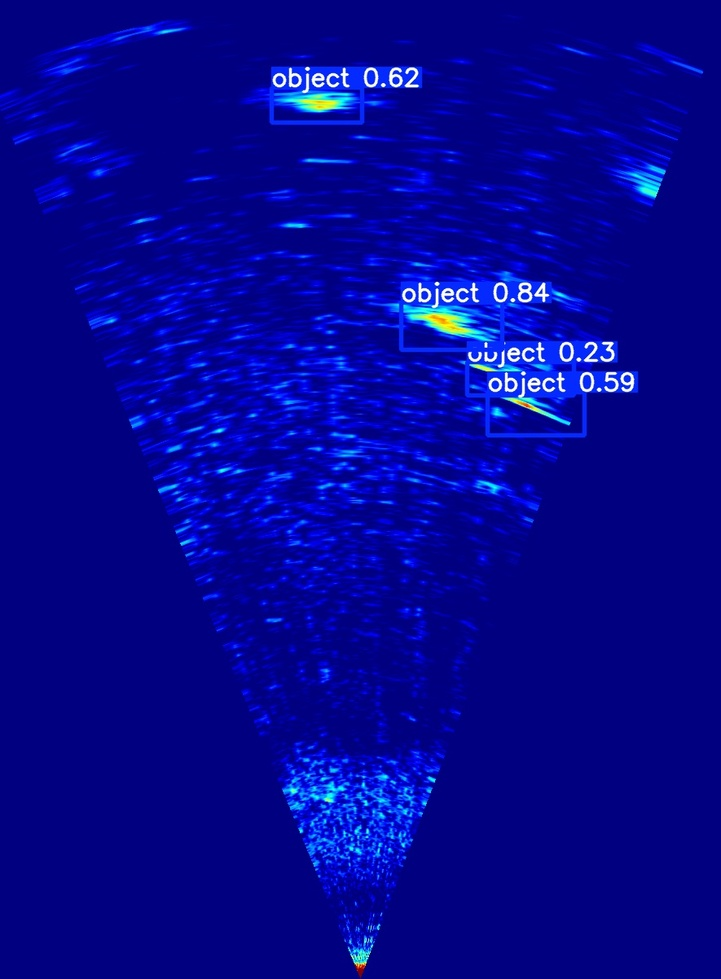
#> input picture SaveData/dp1__4_dp_pre_pros_sonar_scan.jpg, 721 x 979 px, shrunk from 885 x 1202 before the run; its folder holds only this picture in this run
$ python -i baseline_redexcess.py   (imports and definitions only)
#> lines starting #> are read from the running program, lines starting #| are printed output that depends on the picture; after the words box and inside, x2 and y2 are one past the last pixel; in counts of white or black regions, pixels touching at a corner belong together
import os
import cv2
import numpy as np
import pandas as pd
from dataclasses import dataclass
from typing import List, Tuple, Optional


@dataclass
class Det:
    image: str
    x1: int
    y1: int
    x2: int
    y2: int
    score: float            # proxy (0-1)
    mean_redex: float       # 0-255
    cls: str                # low/medium/high


def compute_red_excess(bgr: np.ndarray) -> np.ndarray:
    """
    red_excess = max(0, R - max(G,B))
    Input: BGR uint8
    Output: uint8 [0..255]
    """
    b = bgr[:, :, 0].astype(np.int16)
    g = bgr[:, :, 1].astype(np.int16)
    r = bgr[:, :, 2].astype(np.int16)
    mx = np.maximum(g, b)
    red_ex = r - mx
    red_ex[red_ex < 0] = 0
    return red_ex.astype(np.uint8)


def threshold_mask(red_ex: np.ndarray,
                   method: str = "percentile",
                   p: float = 99.5,
                   k: float = 2.0) -> np.ndarray:
    """
    Produz máscara binária (0/255) a partir de red_ex.
    method:
      - "percentile": T = percentile(red_ex>0, p)
      - "meanstd":    T = mean + k*std  (em red_ex>0)
      - "otsu":       Otsu em red_ex (mas geralmente pior em sonar)
    """
    nz = red_ex[red_ex > 0]
    if nz.size == 0:
        return np.zeros_like(red_ex, dtype=np.uint8)

    if method == "percentile":
        T = np.percentile(nz, p)
    elif method == "meanstd":
        T = float(nz.mean() + k * nz.std())
    elif method == "otsu":
        # Otsu precisa de imagem 8-bit; aplica em tudo
        _, mask = cv2.threshold(red_ex, 0, 255, cv2.THRESH_BINARY + cv2.THRESH_OTSU)
        return mask
    else:
        raise ValueError("method must be: percentile | meanstd | otsu")

    mask = (red_ex >= T).astype(np.uint8) * 255
    return mask


def clean_mask(mask: np.ndarray,
               open_iter: int = 0,
               close_iter: int = 1,
               dilate_iter: int = 1,
               ksize: int = 3) -> np.ndarray:
    k = cv2.getStructuringElement(cv2.MORPH_ELLIPSE, (ksize, ksize))
    m = mask
    if open_iter > 0:
        m = cv2.morphologyEx(m, cv2.MORPH_OPEN, k, iterations=open_iter)
    if close_iter > 0:
        m = cv2.morphologyEx(m, cv2.MORPH_CLOSE, k, iterations=close_iter)
    if dilate_iter > 0:
        m = cv2.dilate(m, k, iterations=dilate_iter)
    return m


def find_blobs(mask: np.ndarray,
               min_area: int = 40,
               max_area: Optional[int] = None) -> List[np.ndarray]:
    contours, _ = cv2.findContours(mask, cv2.RETR_EXTERNAL, cv2.CHAIN_APPROX_SIMPLE)
    keep = []
    H, W = mask.shape[:2]
    if max_area is None:
        max_area = int(0.20 * H * W)  # evita blobs gigantes (ruído colado)

    for c in contours:
        area = cv2.contourArea(c)
        if area < min_area or area > max_area:
            continue
        keep.append(c)
    return keep


def classify_by_blob_mean(red_ex: np.ndarray,
                          contours: List[np.ndarray]) -> Tuple[List[Tuple[float, str]], Tuple[float, float]]:
    """
    Classifica por mean(red_ex) dentro de cada blob.
    Thresholds por imagem (p33,p66) nos pixels das regiões detectadas.
    Retorna:
      - lista (mean, cls) por contorno
      - (p33, p66)
    """
    # valores nas regiões detectadas
    union = np.zeros_like(red_ex, dtype=np.uint8)
    cv2.drawContours(union, contours, -1, 255, thickness=-1)
    vals = red_ex[union > 0]
    if vals.size == 0:
        return [(0.0, "low") for _ in contours], (0.0, 0.0)

    p33, p66 = np.percentile(vals, [33, 66])

    out = []
    for c in contours:
        blob = np.zeros_like(red_ex, dtype=np.uint8)
        cv2.drawContours(blob, [c], -1, 255, thickness=-1)
        v = red_ex[blob > 0]
        if v.size:
            v_sorted = np.sort(v)
            top = v_sorted[int(0.90 * len(v_sorted)):]   # top 10%
            m = float(top.mean()) if top.size else float(v.mean())
        else:
             m = 0.0
        if m < p33:
            cls = "low"
        elif m < p66:
            cls = "medium"
        else:
            cls = "high"
        out.append((m, cls))

    return out, (float(p33), float(p66))


def run_baseline_on_image(img_path: str,
                          thr_method: str = "percentile",
                          p: float = 99.5,
                          k: float = 2.0,
                          median_ksize: int = 3,
                          min_area: int = 40) -> Tuple[List[Det], np.ndarray]:
#> called with thr_method = 'percentile', p = 99.5, k = 2, median_ksize = 3, min_area = 40
    bgr = cv2.imread(img_path, cv2.IMREAD_COLOR)
#> bgr is the input picture: shape (979, 721, 3); mean B, G, R 144.5, 6, 3.5
    if bgr is None:
        raise FileNotFoundError(f"Cannot read: {img_path}")

    red_ex = compute_red_excess(bgr)
#> in compute_red_excess, `b = bgr[:, :, 0].astype(np.int16)`:
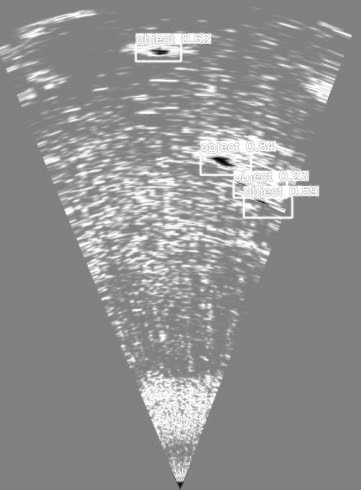
#> b: shape (979, 721) int16 (shown at 1/2 size); min 0, max 255, mean 144.5
#> in compute_red_excess, `g = bgr[:, :, 1].astype(np.int16)`:
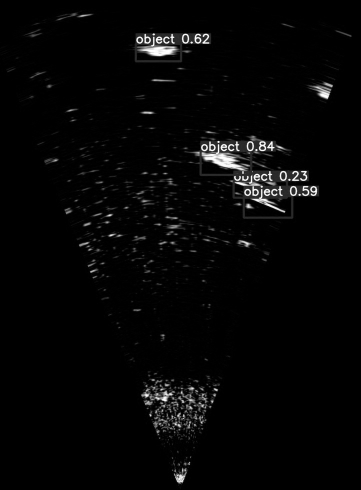
#> g: shape (979, 721) int16 (shown at 1/2 size); min 0, max 255, mean 6
#> in compute_red_excess, `r = bgr[:, :, 2].astype(np.int16)`:
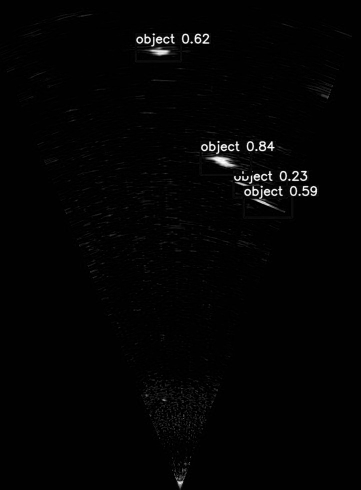
#> r: shape (979, 721) int16 (shown at 1/2 size); min 0, max 255, mean 3.5
#> in compute_red_excess, `red_ex = r - mx`:
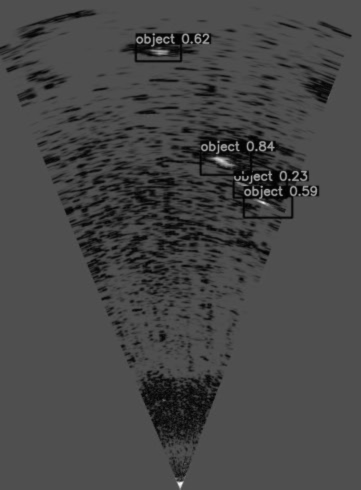
#> red_ex: shape (979, 721) int16 (shown at 1/2 size); min -255, max 155, mean -141.2; drawn with min black and max white

    if median_ksize >= 3:
        red_ex = cv2.medianBlur(red_ex, median_ksize)

    mask = threshold_mask(red_ex, method=thr_method, p=p, k=k)
#> in threshold_mask, `nz = red_ex[red_ex > 0]`: nz = 272 values, max 141 at index 225, min 1 at index 0, mean 51.33
#> in threshold_mask, `T = np.percentile(nz, p)`: T = 141
#> in threshold_mask, `mask = (red_ex >= T).astype(np.uint8) * 255`:
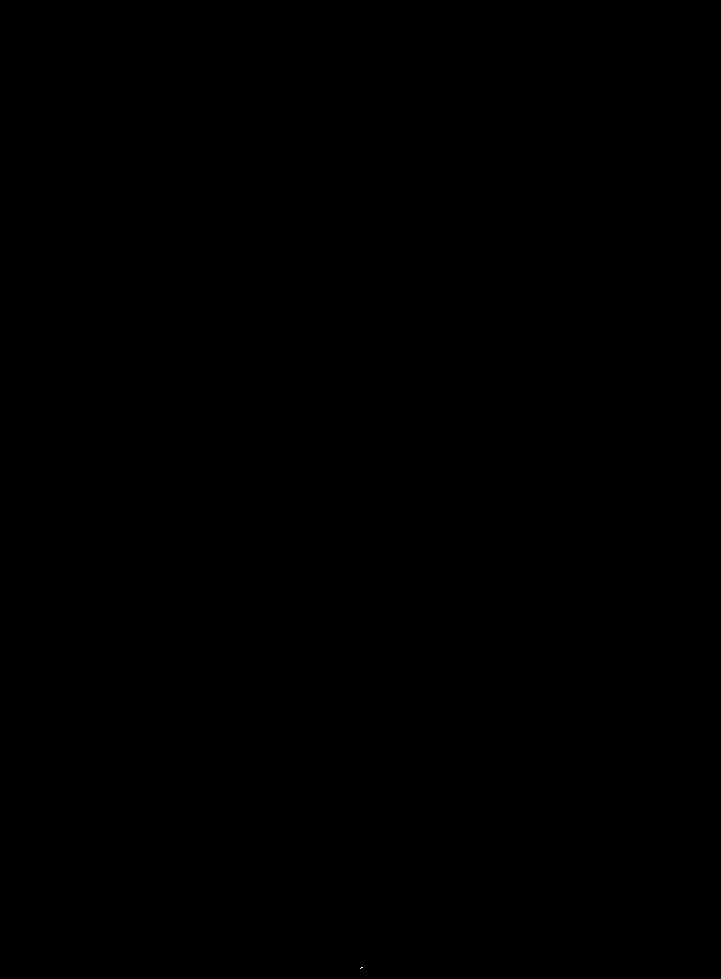
#> mask: shape (979, 721); 0% white in thin lines or dots, all inside (x1, y1, x2, y2) = (360, 967, 363, 969)
    mask = clean_mask(mask, open_iter=0, close_iter=1, dilate_iter=1, ksize=3)

    contours = find_blobs(mask, min_area=min_area)
#> in find_blobs, `contours, _ = cv2.findContours(mask, cv2.RETR_EXTERNAL, cv2.CHAIN_APPR..`: contours = 1 item
#> the loop in find_blobs, `for c in contours:` made 1 pass
#> area on pass 1: 6
#> after the loop in find_blobs, `for c in contours:`: keep = []
#> contours = []

    (means_and_cls, _) = classify_by_blob_mean(red_ex, contours)
#> in classify_by_blob_mean, `vals = red_ex[union > 0]`: vals = empty array
#> means_and_cls = []

    dets: List[Det] = []
    out = bgr.copy()

    for c, (m, cls) in zip(contours, means_and_cls):
        x, y, w, h = cv2.boundingRect(c)
        x1, y1, x2, y2 = x, y, x + w, y + h

        score = float(np.clip(m / 255.0, 0, 1))

        dets.append(Det(
            image=os.path.basename(img_path),
            x1=x1, y1=y1, x2=x2, y2=y2,
            score=score,
            mean_redex=m,
            cls=cls
        ))

        cv2.rectangle(out, (x1, y1), (x2, y2), (255, 255, 255), 2)
        label = f"{cls} | s={score:.2f} | m={m:.2f}"
        cv2.putText(out, label, (x1, max(0, y1 - 6)),
                    cv2.FONT_HERSHEY_SIMPLEX, 0.45, (255, 255, 255), 1, cv2.LINE_AA)
#> this loop made 0 passes
#> after the loop, dets = []

    # ordenar por score desc (opcional)
    dets.sort(key=lambda d: d.score, reverse=True)

    return dets, out


# [41 lines left out: function run_folder, not called in this run]

>>> result = run_baseline_on_image('../SaveData/dp1__4_dp_pre_pros_sonar_scan.jpg')

$ run again, on SaveData/dp2__7_dp_pre_pros_sonar_scan.jpg
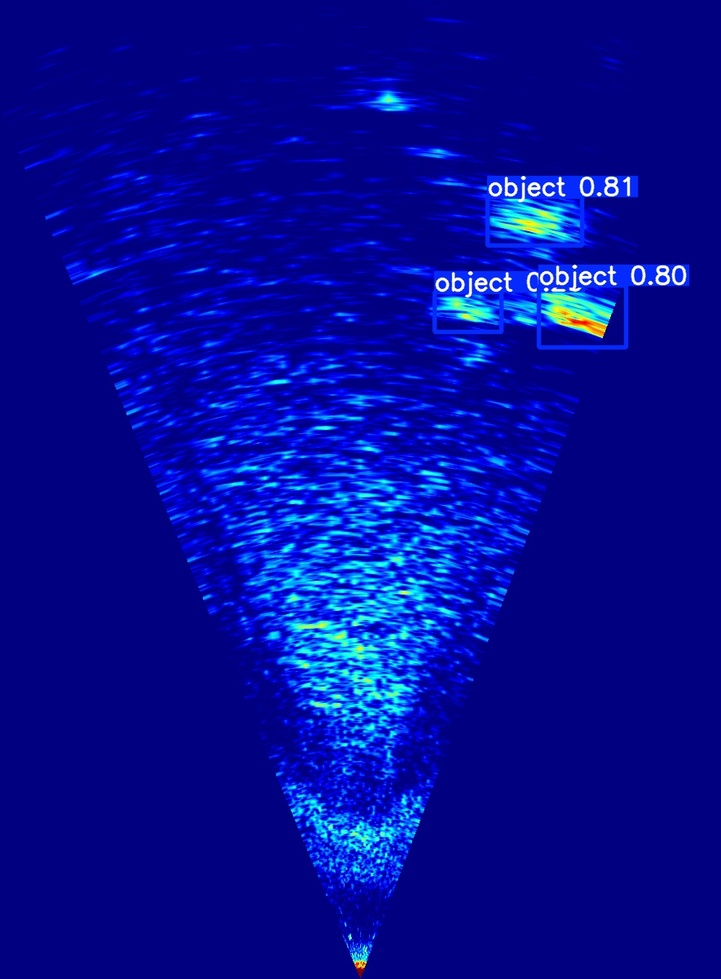
#> input picture SaveData/dp2__7_dp_pre_pros_sonar_scan.jpg, 721 x 979 px, shrunk from 885 x 1202 before the run
#> in run_baseline_on_image, bgr is the input picture: shape (979, 721, 3); mean B, G, R 149.8, 12.5, 4.2
#> in compute_red_excess, `r = bgr[:, :, 2].astype(np.int16)`:
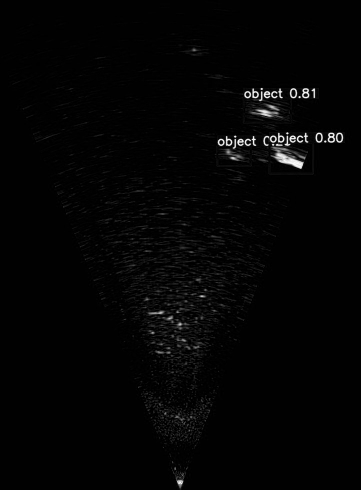
#> r: shape (979, 721) int16 (shown at 1/2 size); min 0, max 255, mean 4.2
#> in compute_red_excess, `red_ex = r - mx`:
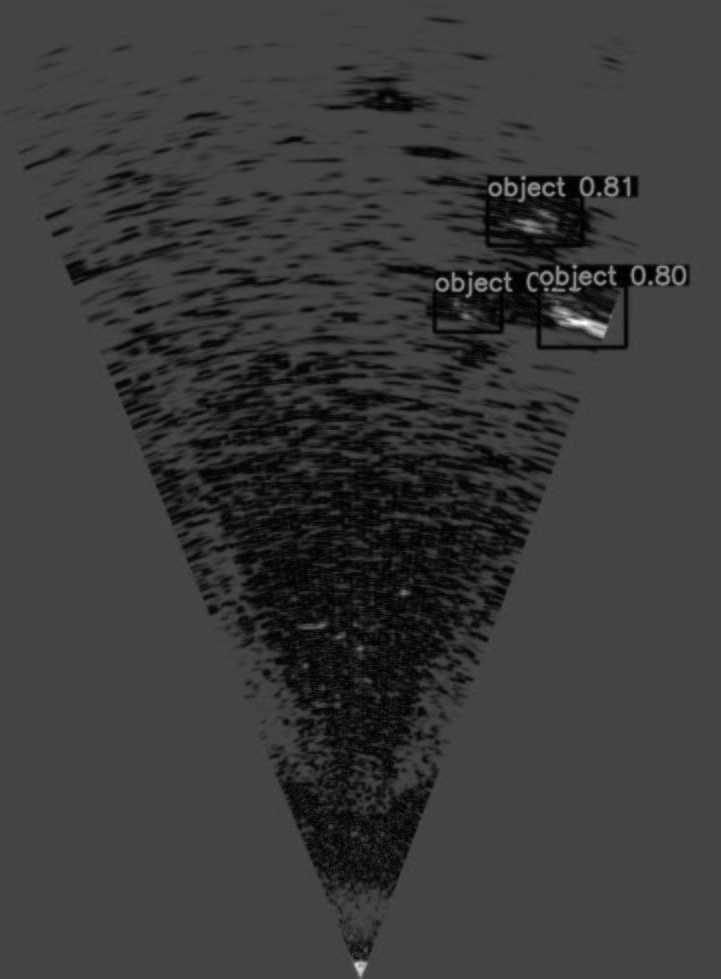
#> red_ex: shape (979, 721) int16; min -255, max 219, mean -146.1; drawn with min black and max white
#> nz = 530 values, max 215 at index 151, min 1 at index 38, mean 75.56
#> T = 213
#> mask: shape (979, 721); 0% white in thin lines or dots, all inside (x1, y1, x2, y2) = (583, 322, 585, 324)
#> m: shape (979, 721); 0% white in thin lines or dots, all inside (x1, y1, x2, y2) = (582, 321, 586, 325)
#> in find_blobs, `contours, _ = cv2.findContours(mask, cv2.RETR_EXTERNAL, cv2.CHAIN_APPR..`: contours = 1 item
#> the loop in find_blobs, `for c in contours:` made 1 pass
#> area on pass 1: 7
#> after the loop in find_blobs, `for c in contours:`: keep = []
#> union: shape (979, 721); every value is 0
#> vals = empty array
#> means_and_cls = []

$ run again, on SaveData/dp2__9_dp_pre_pros_sonar_scan.jpg
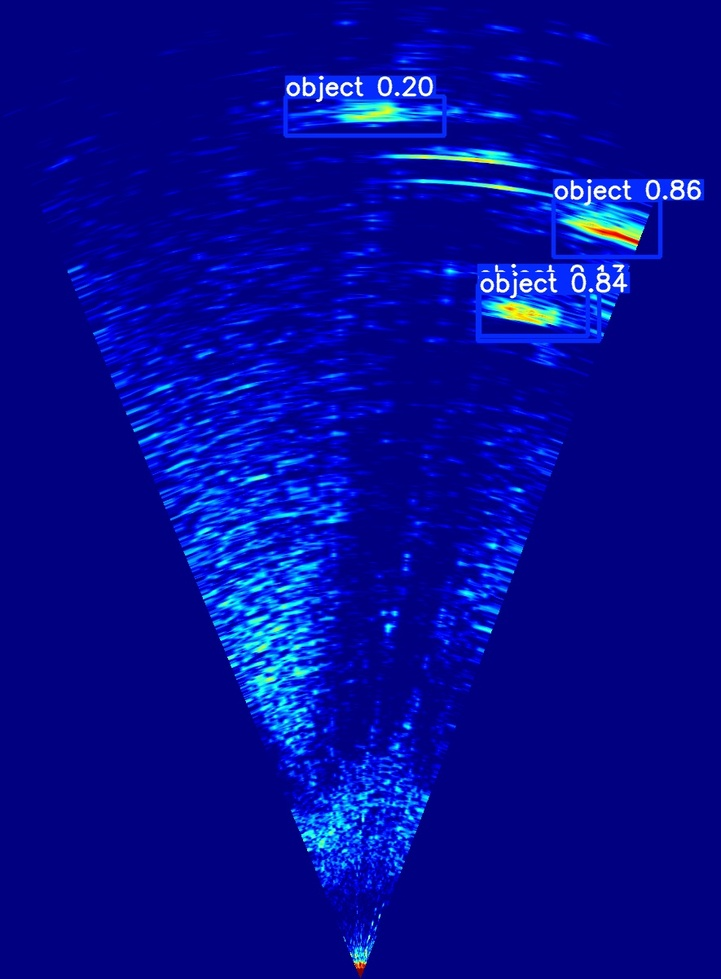
#> input picture SaveData/dp2__9_dp_pre_pros_sonar_scan.jpg, 721 x 979 px, shrunk from 885 x 1202 before the run
#> in run_baseline_on_image, bgr is the input picture: shape (979, 721, 3); mean B, G, R 147.6, 10.4, 4.2
#> in compute_red_excess, `r = bgr[:, :, 2].astype(np.int16)`:
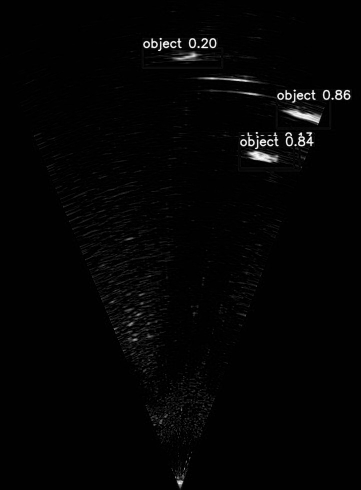
#> r: shape (979, 721) int16 (shown at 1/2 size); min 0, max 255, mean 4.2
#> in compute_red_excess, `red_ex = r - mx`:
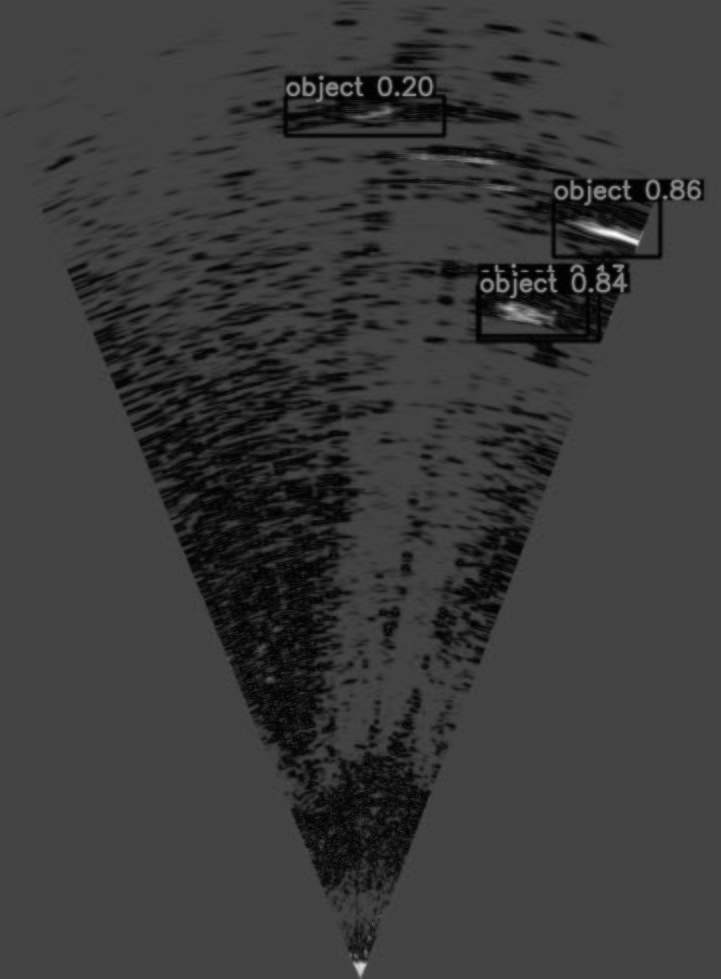
#> red_ex: shape (979, 721) int16; min -255, max 228, mean -143.9; drawn with min black and max white
#> nz = 579 values, max 215 at index 160, min 1 at index 0, mean 84.7
#> T = 215
#> mask: shape (979, 721); 0% white in thin lines or dots, all inside (x1, y1, x2, y2) = (613, 233, 615, 235)
#> m: shape (979, 721); 0% white in thin lines or dots, all inside (x1, y1, x2, y2) = (612, 232, 616, 236)
#> in find_blobs, `contours, _ = cv2.findContours(mask, cv2.RETR_EXTERNAL, cv2.CHAIN_APPR..`: contours = 1 item
#> the loop in find_blobs, `for c in contours:` made 1 pass
#> area on pass 1: 7
#> after the loop in find_blobs, `for c in contours:`: keep = []
#> union: shape (979, 721); every value is 0
#> vals = empty array
#> means_and_cls = []
